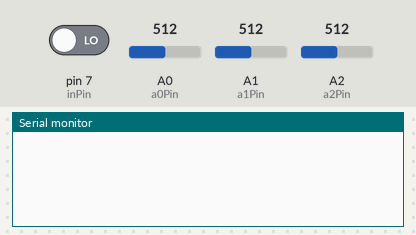
Recording of a sketch running on a simulated Arduino Uno, built with avr-gcc and run on an emulated ATmega328P. Parts: the last lines printed to the serial monitor. The inputs (shaded band) are chosen by the test bench; at power-on: A0 (a0Pin) = 512, A1 (a1Pin) = 512, A2 (a2Pin) = 512, pin 7 (inPin) LOW.

Above: at 1.2 s.
1.3 s: A0 (a0Pin) set to 716
At 4.5 s:
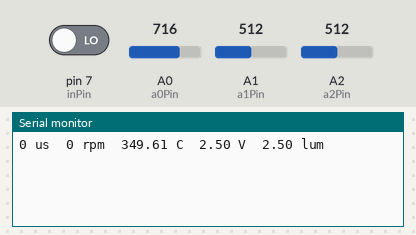
9.5 s: A1 (a1Pin) set to 716
At 10.4 s:
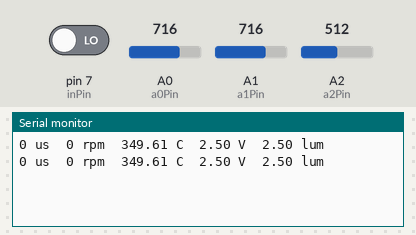
11.0 s: A2 (a2Pin) set to 716
At 12.4 s:
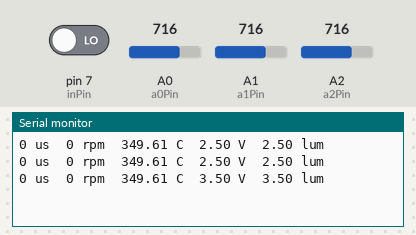
12.5 s: A0 (a0Pin) set to 900
14.0 s: A1 (a1Pin) set to 900
15.5 s: A2 (a2Pin) set to 900
At 17.5 s:
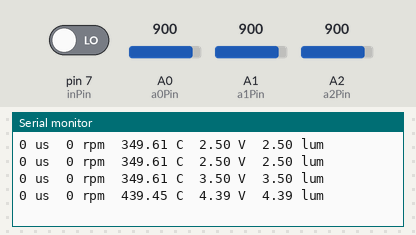
Timing chart, 0 to 18.0 s (numbered marks = the images above; inputs shaded):
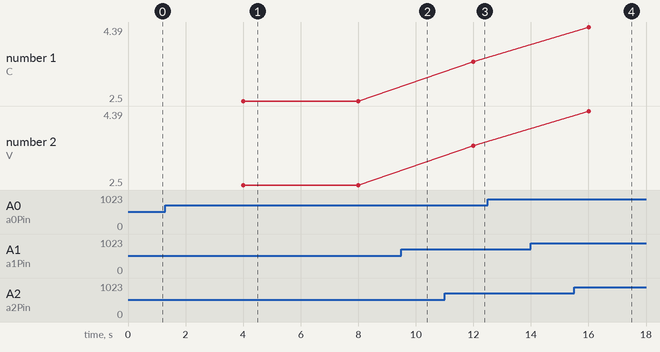

The sketch:

RPM_reader.ino
```cpp
int inPin = 7;
int a0Pin = 0;
int a1Pin = 1;
int a2Pin = 2;
int val;
double a0;
double a1;
double a2;
unsigned long durationHigh;
unsigned long durationLow;
unsigned long durationTot;
unsigned long RPM;
unsigned long totSum;
unsigned long totAvg;
int avgNum = 2;

void setup() {
  // put your setup code here, to run once:
  Serial.begin(57600);
  pinMode(inPin,INPUT);
}

void loop() {

  //RPM
  totSum = 0;
  for (int i=0; i<avgNum; i++){
    durationHigh = pulseIn(inPin, HIGH);
    durationLow = pulseIn(inPin, LOW);
    durationTot = durationHigh + durationLow;
    totSum = durationTot + totSum;
  }
  totAvg = totSum/avgNum;
  RPM = (1/(totAvg*1e-6))*60;

  //A0
    a0 = (5.0 * analogRead(a0Pin) * 100.0) / 1024;
  //  a0 = (5.0 * analogRead(a0Pin))/10;

  //A1
  //  val = analogRead(a1Pin);
  a1 = (5.0 * analogRead(a1Pin)/1024);

  //A2
  //  val = analogRead(a1Pin);
  a2 = (5.0 * analogRead(a2Pin)/1024);

  Serial.print(durationTot);
  Serial.print(" us");
  Serial.print("\t");
  Serial.print(RPM);
  Serial.print(" rpm");
  Serial.print("\t");
  Serial.print(a0);
  Serial.print(" C");
  Serial.print("\t");
  Serial.print(a1);
  Serial.print(" V");
  Serial.print("\t");
  Serial.print(a2);
  Serial.println(" lum");
}
```

Measured:
- after the input at 1.3 s, the serial monitor: prints a new line after 2.7 s (image 1)
- after the input at 11.0 s, the serial monitor: prints a new line after 1.0 s (image 3)
- after the input at 15.5 s, the serial monitor: prints a new line after 0.51 s (image 4)
